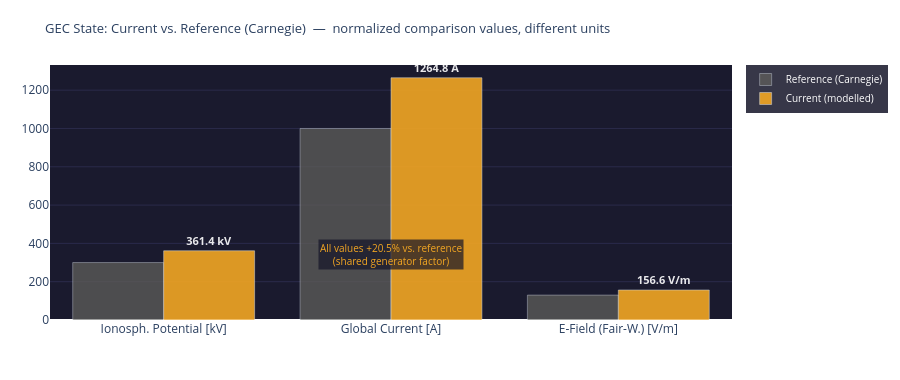

Notebook source saved alongside this figure:
### Markdown cell above
---
## 4. Visualizations

### Code cell
# ============================================================
# GEC STATE vs. REFERENCE
# Note: raw values have different units (kV, A, V/m)
# Comparison shows relative deviation from Carnegie reference
# ============================================================

metrics = [
    ('Ionosph. Potential', 'kV',  GEC_REF['V_iono_kV'], V_iono_mod),
    ('Global Current',     'A',   GEC_REF['I_total_A'], I_total_mod),
    ('E-Field (Fair-W.)',  'V/m', GEC_REF['E_field_Vm'], E_mod),
]
labels_units = [f'{m[0]}\n[{m[1]}]' for m in metrics]

fig = go.Figure()
fig.add_trace(go.Bar(
    name='Reference (Carnegie)',
    x=labels_units, y=[m[2] for m in metrics],
    marker_color='#5F5E5A', opacity=0.75
))
fig.add_trace(go.Bar(
    name='Current (modelled)',
    x=labels_units, y=[m[3] for m in metrics],
    marker_color='#F2A623', opacity=0.90,
    text=[f'<b>{m[3]:.1f} {m[1]}</b>' for m in metrics],
    textposition='outside',
    textfont=dict(color='white', size=11)
))

# Joint percentage value as annotation
delta_pct = round((V_iono_mod - GEC_REF['V_iono_kV']) / GEC_REF['V_iono_kV'] * 100, 1)
fig.add_annotation(
    x=1.0, y=max(GEC_REF['V_iono_kV'], V_iono_mod) * 0.95,
    text=f'All values {delta_pct:+.1f}% vs. reference<br>(shared generator factor)',
    showarrow=False, xanchor='center',
    font=dict(color='#F2A623', size=10),
    bgcolor='rgba(20,20,40,0.7)'
)

fig.update_layout(
    title=dict(
        text='GEC State: Current vs. Reference (Carnegie)  —  normalized comparison values, different units',
        font=dict(size=13)
    ),
    barmode='group',
    height=380,
    plot_bgcolor='#1a1a2e', paper_bgcolor='rgba(0,0,0,0)',
    margin=dict(l=50, r=50, t=65, b=60),
    legend=dict(bgcolor='rgba(20,20,40,0.85)', font=dict(color='white', size=10)),
    yaxis=dict(gridcolor='#2a2a4a')
)
fig.show()

print(f'GEC deviation from Carnegie reference: {delta_pct:+.1f}%')
print(f'  (all values scale with the same generator factor {generator_strength:.3f})')

### Figure 1 — Plotly figure (JSON) as saved in the notebook; plotly's stock layout.template omitted (floating-point values rounded to 4 significant figures)
{"data": [{"marker": {"color": "#5F5E5A"}, "name": "Reference (Carnegie)", "opacity": 0.75, "type": "bar", "x": ["Ionosph. Potential\n[kV]", "Global Current\n[A]", "E-Field (Fair-W.)\n[V/m]"], "y": [300.0, 1000.0, 130.0]}, {"marker": {"color": "#F2A623"}, "name": "Current (modelled)", "opacity": 0.9, "text": ["<b>361.4 kV</b>", "<b>1264.8 A</b>", "<b>156.6 V/m</b>"], "textfont": {"color": "white", "size": 11}, "textposition": "outside", "type": "bar", "x": ["Ionosph. Potential\n[kV]", "Global Current\n[A]", "E-Field (Fair-W.)\n[V/m]"], "y": [361.4, 1265.0, 156.6]}], "layout": {"annotations": [{"bgcolor": "rgba(20,20,40,0.7)", "font": {"color": "#F2A623", "size": 10}, "showarrow": false, "text": "All values +20.5% vs. reference<br>(shared generator factor)", "x": 1.0, "xanchor": "center", "y": 343.3}], "barmode": "group", "height": 380, "legend": {"bgcolor": "rgba(20,20,40,0.85)", "font": {"color": "white", "size": 10}}, "margin": {"b": 60, "l": 50, "r": 50, "t": 65}, "paper_bgcolor": "rgba(0,0,0,0)", "plot_bgcolor": "#1a1a2e", "title": {"font": {"size": 13}, "text": "GEC State: Current vs. Reference (Carnegie)  —  normalized comparison values, different units"}, "yaxis": {"gridcolor": "#2a2a4a"}}}
